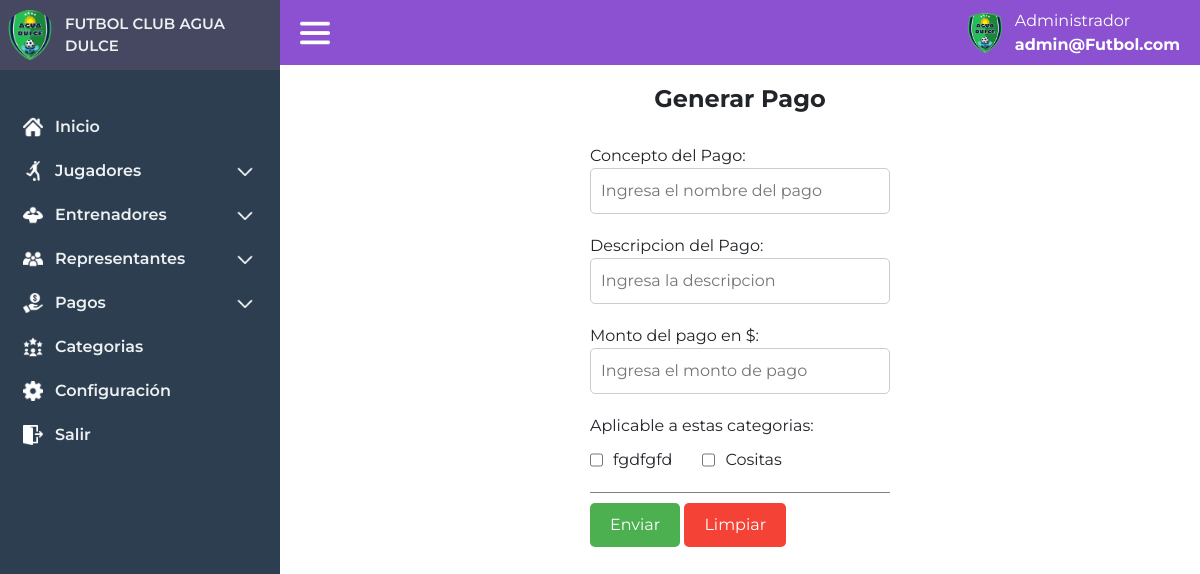
Before: /administrador/generarpago (signed in) with the older database file.
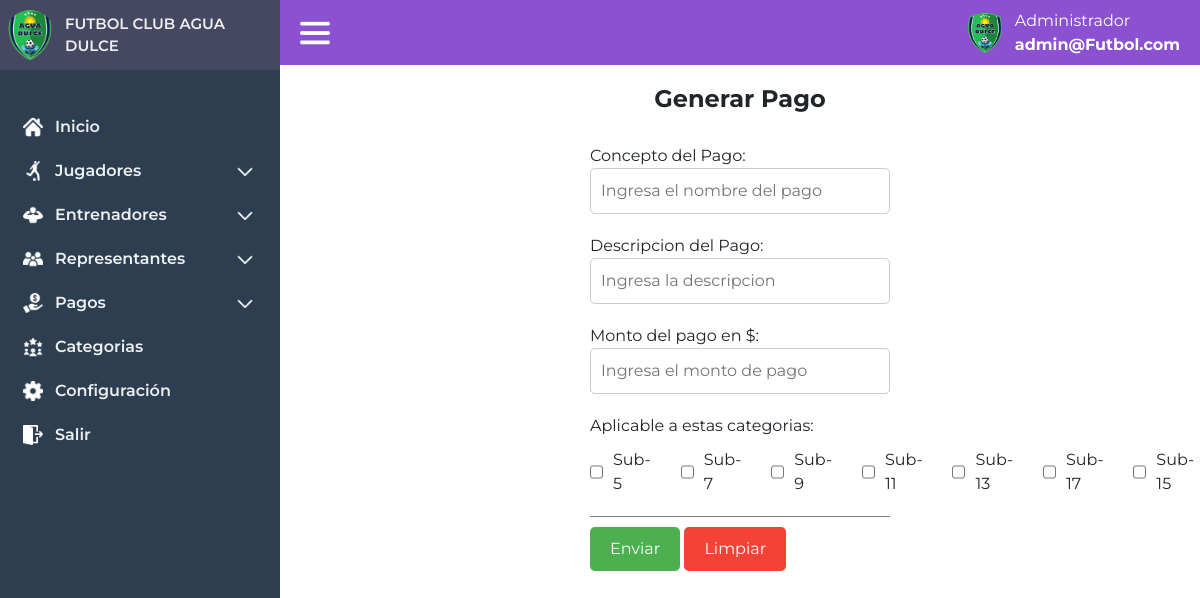
After: the same page with the newer database file.
### tables this page shows
CREATE TABLE `categorias` (
  `id` int(11) NOT NULL,
  `nombre_categoria` varchar(50) DEFAULT NULL,
  `periodo` varchar(20) DEFAULT NULL,
  `entrenador_id` int(11) DEFAULT NULL,
  `horario` varchar(100) DEFAULT NULL
);

### controlador/vistas.php (called while the page is built, shortened)
<?php
class vistas
{
    function vistan($vista){
        require "vistas/".$vista.".php";
    }
}
?>

### controlador/administrador.php (called while the page is built, shortened)
<?php
require_once "modelo/adminmodel.php";
class administrador extends vistas{
        public function generarpago(){
            $this->data = adminModel::getCategorys();
            $this->vistan('administrador/payment_new');
        }
}
?>

### modelo/database.php (called while the page is built, shortened)
<?php
    class Database
    {
        public static function getDatabase(){
            try {
                $db = new PDO("mysql:host=localhost;dbname=futbolclub", "root", "");
                return $db;
            } catch (Exception $e) {
                return false;
            }
        }
    }
    ?>

### modelo/adminmodel.php (called while the page is built, shortened)
<?php
    require_once "database.php";
    class adminModel extends Database
    {
    public static function getCategorys() {
        try {
            $stmt = Database::getDatabase()->prepare("
                SELECT categorias.*, entrenadores.nombre_completo AS nombre_entrenador FROM categorias JOIN entrenadores ON entrenadores.id = categorias.entrenador_id
            ");
            $stmt->execute();
            return $stmt->fetchAll(PDO::FETCH_ASSOC);
        } catch (PDOException $e) {
            return null;
        }
    }
}
?>

### vistas/administrador/payment_new.php (the view, shortened to what this page needs)
<!DOCTYPE html>
<html lang="es">
<head>
    <link rel="stylesheet" href="/FutbolClub/assets/css/index.css">
    <link rel="stylesheet" href="/FutbolClub/assets/css/players.css">
    <link rel="stylesheet" href="/FutbolClub/assets/css/payments.css">
    <link href="https://cdn.jsdelivr.net/npm/bootstrap@5.3.0/dist/css/bootstrap.min.css" rel="stylesheet">
</head>
<body>
    <?php include("vistas/layout/header.php") ?>
    <main class="index-main" id="index-main">
        <?php include('vistas/layout/session.php'); ?>
                <div class="newplayers-container">
            <h1>Generar Pago</h1>
            <form class="new_payment" action="/FutbolClub/administrador/nuevopago" method="post">
                <div class="new_payment_group">
                    <label for=""nombrepago>Concepto del Pago:</label>
                    <input type="text" name="nombrepago" id="nombrepago" placeholder="Ingresa el nombre del pago">
                </div>
                <div class="new_payment_group">
                    <label for=""nombrepago>Descripcion del Pago:</label>
                    <input type="text" name="descripcion" id="nombrepago" placeholder="Ingresa la descripcion">
                </div>
                <div class="new_payment_group">
                    <label for=""nombrepago>Monto del pago en $:</label>
                    <input type="number" name="montopago" id="montopago" placeholder="Ingresa el monto de pago">
                </div>
                <div class="new_payment_group">
                    <label for="nombrepago">Aplicable a estas categorias:</label>
                    <div class="new_payment_groups_checkbox">
                        <?php foreach ($this->data as $dato ):?>
                        <div class="new_payment_group_checkbox">
                            <input type="checkbox" name="categorias[]" value="<?php echo $dato['id']?>" id="">
                            <span><?php echo $dato['nombre_categoria']?></span>
                        </div>
                        <?php endforeach;?>
                    </div>
                </div>
                <div class="new_payment_buttons">
                    <button class="np-form-button-save" type="submit">Enviar</button>
                    <button class="np-form-button-reset" type="reset">Limpiar</button>
                </div>
            </form>
        </div>
    </main>
</body>
</html>

Changed rows visible on the page:
removed categorias: nombre_categoria "fgdfgfd"
removed categorias: nombre_categoria "Cositas"
added categorias: nombre_categoria "Sub-5"
added categorias: nombre_categoria "Sub-7"
added categorias: nombre_categoria "Sub-9"
added categorias: nombre_categoria "Sub-11"
added categorias: nombre_categoria "Sub-13"
added categorias: nombre_categoria "Sub-17"
added categorias: nombre_categoria "Sub-15"
